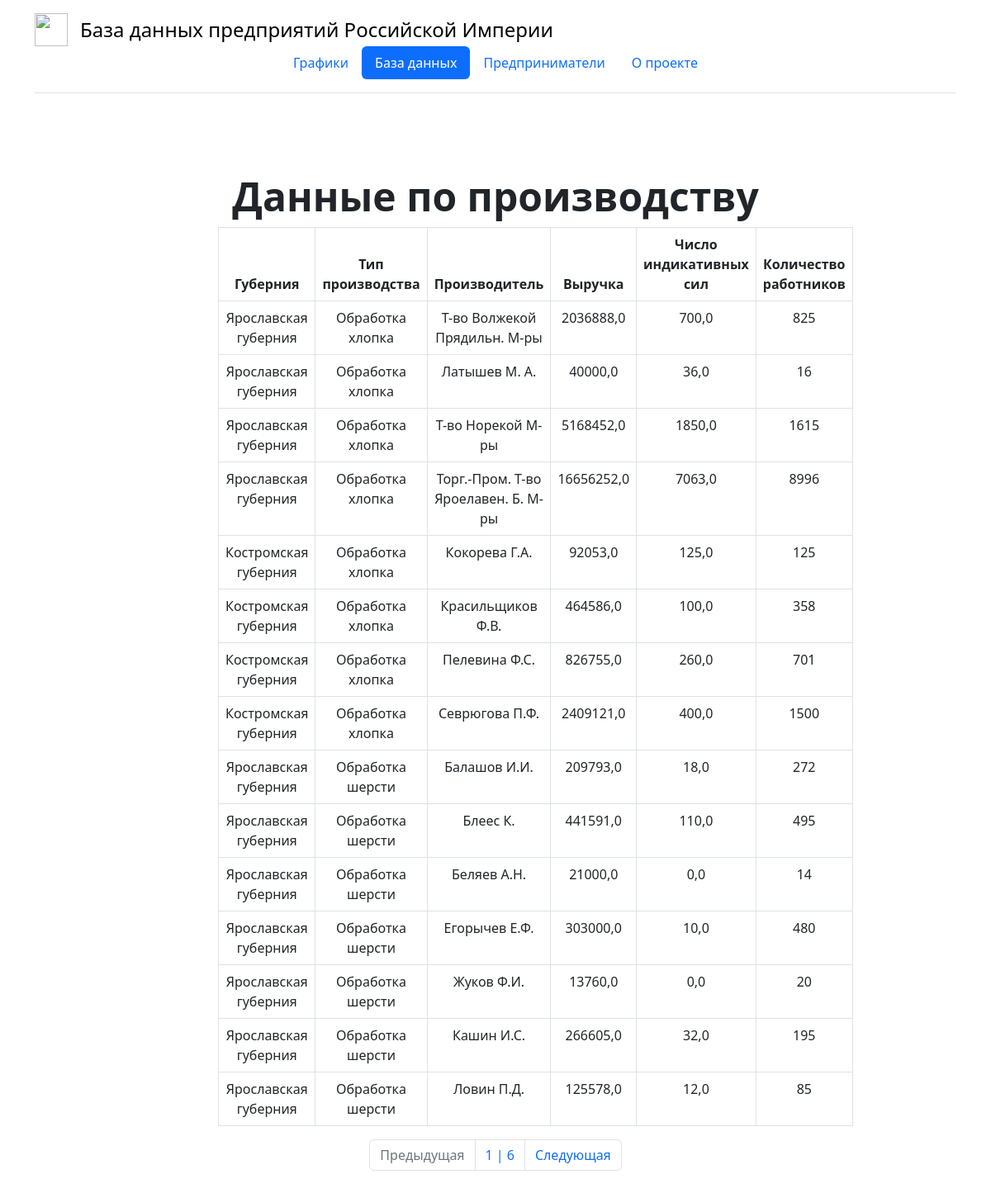
Page /database-values on the committed database.
### mainpage/models.py (models this page shows)
class Statistic(models.Model):
    material = models.ForeignKey(Material, on_delete=models.CASCADE, null=False)
    county = models.ForeignKey(Counties, on_delete=models.CASCADE, null=False)
    fabricator = models.ForeignKey(Fabricator, on_delete=models.CASCADE, null=False)
    revenue = models.FloatField()
    indicative_forces = models.FloatField()
    workers = models.IntegerField()
    info = models.CharField(max_length=2000, null=True)
    photo = models.CharField(max_length=100, null=True)

class Counties(models.Model):
    county_name = models.CharField(max_length=100, null=False)
    def __str__(self):
        return self.county_name

class Material(models.Model):
    material_name = models.CharField(max_length=100, null=False)
    def __str__(self):
        return self.material_name

class Fabricator(models.Model):
    county_name = models.ForeignKey(Counties, on_delete=models.CASCADE)
    material_name = models.ForeignKey(Material, on_delete=models.CASCADE)
    fabricator_name = models.CharField(max_length=50, null=False)
    location = models.CharField(max_length=50, null=True)
    def __str__(self):
        return self.fabricator_name

### mainpage/views.py (the view)
# urls.py: path('database-values', views.database_info, {'model': Statistic, 'title': 'Данные по производству'}),
def database_info(request, model, title):
    objects_list = model.objects.all()
    paginator = Paginator(objects_list, 15)
    page = request.GET.get('page')
    try:
        objects = paginator.page(page)
    except PageNotAnInteger:
        objects = paginator.page(1)
    except EmptyPage:
        objects = paginator.page(paginator.num_pages)
    vars = dict(
        posts=objects,
        title=title
    )
    if title == 'Таблица уездов':
        return render(request, 'mainpage/database.html', vars)
    elif title == 'Виды производств':
        return render(request, 'mainpage/database_materials.html', vars)
    elif title == 'Список предприятий':
        return render(request, 'mainpage/database_fabricators.html', vars)
    elif title == 'Данные по производству':
        return render(request, 'mainpage/database_values.html', vars)

### mainpage/templates/mainpage/database_values.html (shortened to what this page needs)
{% load static %}
<!doctype html>
<html lang="en">
<head>
    <link rel="stylesheet" href="https://cdn.jsdelivr.net/npm/bootstrap@5.2.3/dist/css/bootstrap.min.css">
</head>
<body>
    <div class="container">
        <header class="d-flex flex-wrap justify-content-center py-3 mb-4 border-bottom">
          <a href="/" class="d-flex align-items-center mb-3 mb-md-0 me-md-auto link-body-emphasis text-decoration-none">
              <img src="{% static 'icon.png' %}" width="40" height="40">
              <span class="fs-4" style="color: black; margin-left: 15px;">База данных предприятий Российской Империи</span>
          </a>
          <ul class="nav nav-pills">
            <li class="nav-item"><a href="/" class="nav-link">Графики</a></li>
            <li class="nav-item"><a href="/database" class="nav-link active">База данных</a></li>
            <li class="nav-item"><a href="/entrepreneurs" class="nav-link">Предприниматели</a></li>
            <li class="nav-item"><a href="/about-project" class="nav-link">О проекте</a></li>
          </ul>
        </header>
    </div>
    <div class="px-4 py-5 my-5 text-center" style="margin-left: 20%; margin-right: 20%;">
        <h1 class="display-5 fw-bold text-body-emphasis">{{ title }}</h1>
        {% block content %}
        <table class="table table-bordered">
          <thead>
            <tr>
              <th scope="col">Губерния</th>
              <th scope="col">Тип производства</th>
              <th scope="col">Производитель</th>
              <th scope="col">Выручка</th>
              <th scope="col">Число индикативных сил</th>
              <th scope="col">Количество работников</th>
            </tr>
          </thead>
          {% for post in posts %}
          <tbody>
            <tr>
              <td>{{ post.county }}</td>
              <td>{{ post.material }}</td>
              <td>{{ post.fabricator }}</td>
              <td>{{ post.revenue }}</td>
              <td>{{ post.indicative_forces }}</td>
              <td>{{ post.workers }}</td>
            </tr>
          {% endfor %}
        </table>
        <nav aria-label="Page navigation example">
          <ul class="pagination justify-content-center">
            {% if posts.has_previous %}
                <li class="page-item">
                    <a class="page-link" href="?page={{ posts.previous_page_number }}" tabindex="-1">Предыдущая</a>
                </li>
            {% else %}
                <li class="page-item disabled">
                    <a class="page-link" href="#" tabindex="-1">Предыдущая</a>
                </li>
            {% endif %}
            <li class="page-item"><a class="page-link" href="#">{{ posts.number }} | {{ posts.paginator.num_pages }}</a></li>
            {% if posts.has_next %}
                <li class="page-item">
                  <a class="page-link" href="?page={{ posts.next_page_number }}">Следующая</a>
                </li>
            {% else %}
                <li class="page-item disabled">
                  <a class="page-link" href="#">Следующая</a>
                </li>
            {% endif %}
          </ul>
        </nav>
{% endblock %}
    </div>
</body>
</html>

### rows in the picture
Statistic: county "Ярославская губерния", material "Обработка хлопка", fabricator "Т-во Волжекой Прядильн. М-ры", revenue "2036888,0", indicative_forces "700,0", workers "825"
Statistic: county "Ярославская губерния", material "Обработка хлопка", fabricator "Латышев М. А.", revenue "40000,0", indicative_forces "36,0", workers "16"
Statistic: county "Ярославская губерния", material "Обработка хлопка", fabricator "Т-во Норекой М-ры", revenue "5168452,0", indicative_forces "1850,0", workers "1615"
Statistic: county "Ярославская губерния", material "Обработка хлопка", fabricator "Торг.-Пром. Т-во Яроелавен. Б. М-ры", revenue "16656252,0", indicative_forces "7063,0", workers "8996"
Statistic: county "Костромская губерния", material "Обработка хлопка", fabricator "Кокорева Г.А.", revenue "92053,0", indicative_forces "125,0", workers "125"
Statistic: county "Костромская губерния", material "Обработка хлопка", fabricator "Красильщиков Ф.В.", revenue "464586,0", indicative_forces "100,0", workers "358"
Statistic: county "Костромская губерния", material "Обработка хлопка", fabricator "Пелевина Ф.С.", revenue "826755,0", indicative_forces "260,0", workers "701"
Statistic: county "Костромская губерния", material "Обработка хлопка", fabricator "Севрюгова П.Ф.", revenue "2409121,0", indicative_forces "400,0", workers "1500"
Statistic: county "Ярославская губерния", material "Обработка шерсти", fabricator "Балашов И.И.", revenue "209793,0", indicative_forces "18,0", workers "272"
Statistic: county "Ярославская губерния", material "Обработка шерсти", fabricator "Блеес К.", revenue "441591,0", indicative_forces "110,0", workers "495"
Statistic: county "Ярославская губерния", material "Обработка шерсти", fabricator "Беляев А.Н.", revenue "21000,0", indicative_forces "0,0", workers "14"
Statistic: county "Ярославская губерния", material "Обработка шерсти", fabricator "Егорычев Е.Ф.", revenue "303000,0", indicative_forces "10,0", workers "480"
Statistic: county "Ярославская губерния", material "Обработка шерсти", fabricator "Жуков Ф.И.", revenue "13760,0", indicative_forces "0,0", workers "20"
Statistic: county "Ярославская губерния", material "Обработка шерсти", fabricator "Кашин И.С.", revenue "266605,0", indicative_forces "32,0", workers "195"
Statistic: county "Ярославская губерния", material "Обработка шерсти", fabricator "Ловин П.Д.", revenue "125578,0", indicative_forces "12,0", workers "85"

### other values in the picture
{{ title }} "Данные по производству"
{{ posts.number }} "1"
{{ posts.paginator.num_pages }} "6"
